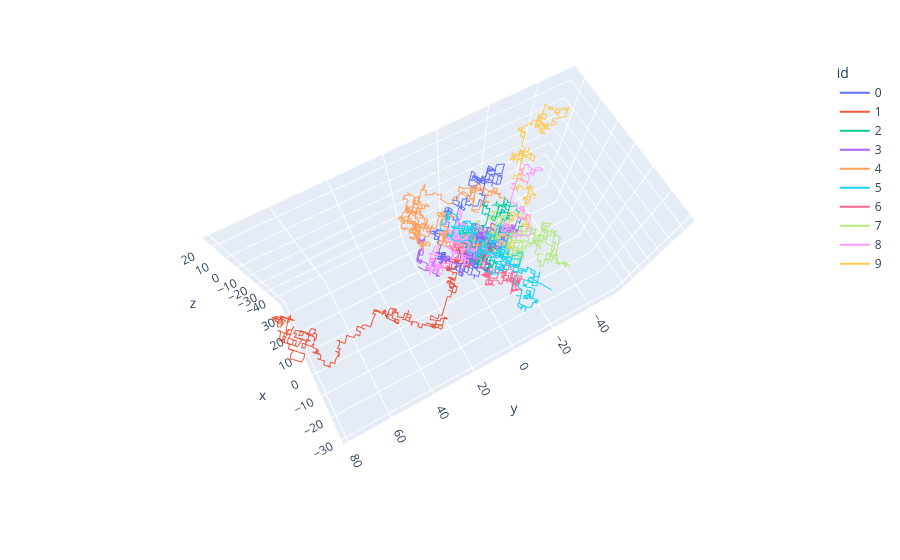

Notebook cell for this chart:
### Code cell
import plotly.express as px

tmp = data.loc[data.id.isin(range(10)), :]

fig = px.line_3d(tmp, x="x", y="y", z="z", color="id")
fig.show()

### Figure 1 — Plotly figure (JSON) as saved in the notebook; plotly's stock layout.template omitted (floating-point values rounded to 4 significant figures; data arrays with more than 128 entries replaced by an {"elided": "..."} marker saying what was removed)
{"data": [{"hovertemplate": "id=0<br>x=%{x}<br>y=%{y}<br>z=%{z}<extra></extra>", "legendgroup": "0", "line": {"color": "#636efa", "dash": "solid"}, "marker": {"symbol": "circle"}, "mode": "lines", "name": "0", "scene": "scene", "showlegend": true, "type": "scatter3d", "x": {"elided": "500 int values"}, "y": {"elided": "500 int values"}, "z": {"elided": "500 int values"}}, {"hovertemplate": "id=1<br>x=%{x}<br>y=%{y}<br>z=%{z}<extra></extra>", "legendgroup": "1", "line": {"color": "#EF553B", "dash": "solid"}, "marker": {"symbol": "circle"}, "mode": "lines", "name": "1", "scene": "scene", "showlegend": true, "type": "scatter3d", "x": {"elided": "500 int values"}, "y": {"elided": "500 int values"}, "z": {"elided": "500 int values"}}, {"hovertemplate": "id=2<br>x=%{x}<br>y=%{y}<br>z=%{z}<extra></extra>", "legendgroup": "2", "line": {"color": "#00cc96", "dash": "solid"}, "marker": {"symbol": "circle"}, "mode": "lines", "name": "2", "scene": "scene", "showlegend": true, "type": "scatter3d", "x": {"elided": "500 int values"}, "y": {"elided": "500 int values"}, "z": {"elided": "500 int values"}}, {"hovertemplate": "id=3<br>x=%{x}<br>y=%{y}<br>z=%{z}<extra></extra>", "legendgroup": "3", "line": {"color": "#ab63fa", "dash": "solid"}, "marker": {"symbol": "circle"}, "mode": "lines", "name": "3", "scene": "scene", "showlegend": true, "type": "scatter3d", "x": {"elided": "500 int values"}, "y": {"elided": "500 int values"}, "z": {"elided": "500 int values"}}, {"hovertemplate": "id=4<br>x=%{x}<br>y=%{y}<br>z=%{z}<extra></extra>", "legendgroup": "4", "line": {"color": "#FFA15A", "dash": "solid"}, "marker": {"symbol": "circle"}, "mode": "lines", "name": "4", "scene": "scene", "showlegend": true, "type": "scatter3d", "x": {"elided": "500 int values"}, "y": {"elided": "500 int values"}, "z": {"elided": "500 int values"}}, {"hovertemplate": "id=5<br>x=%{x}<br>y=%{y}<br>z=%{z}<extra></extra>", "legendgroup": "5", "line": {"color": "#19d3f3", "dash": "solid"}, "marker": {"symbol": "circle"}, "mode": "lines", "name": "5", "scene": "scene", "showlegend": true, "type": "scatter3d", "x": {"elided": "500 int values"}, "y": {"elided": "500 int values"}, "z": {"elided": "500 int values"}}, {"hovertemplate": "id=6<br>x=%{x}<br>y=%{y}<br>z=%{z}<extra></extra>", "legendgroup": "6", "line": {"color": "#FF6692", "dash": "solid"}, "marker": {"symbol": "circle"}, "mode": "lines", "name": "6", "scene": "scene", "showlegend": true, "type": "scatter3d", "x": {"elided": "500 int values"}, "y": {"elided": "500 int values"}, "z": {"elided": "500 int values"}}, {"hovertemplate": "id=7<br>x=%{x}<br>y=%{y}<br>z=%{z}<extra></extra>", "legendgroup": "7", "line": {"color": "#B6E880", "dash": "solid"}, "marker": {"symbol": "circle"}, "mode": "lines", "name": "7", "scene": "scene", "showlegend": true, "type": "scatter3d", "x": {"elided": "500 int values"}, "y": {"elided": "500 int values"}, "z": {"elided": "500 int values"}}, {"hovertemplate": "id=8<br>x=%{x}<br>y=%{y}<br>z=%{z}<extra></extra>", "legendgroup": "8", "line": {"color": "#FF97FF", "dash": "solid"}, "marker": {"symbol": "circle"}, "mode": "lines", "name": "8", "scene": "scene", "showlegend": true, "type": "scatter3d", "x": {"elided": "500 int values"}, "y": {"elided": "500 int values"}, "z": {"elided": "500 int values"}}, {"hovertemplate": "id=9<br>x=%{x}<br>y=%{y}<br>z=%{z}<extra></extra>", "legendgroup": "9", "line": {"color": "#FECB52", "dash": "solid"}, "marker": {"symbol": "circle"}, "mode": "lines", "name": "9", "scene": "scene", "showlegend": true, "type": "scatter3d", "x": {"elided": "500 int values"}, "y": {"elided": "500 int values"}, "z": {"elided": "500 int values"}}], "layout": {"autosize": true, "legend": {"title": {"text": "id"}, "tracegroupgap": 0}, "margin": {"t": 60}, "scene": {"aspectmode": "auto", "aspectratio": {"x": 0.7612, "y": 1.534, "z": 0.8563}, "camera": {"center": {"x": 0, "y": 0, "z": 0}, "eye": {"x": -0.6294, "y": 0.3429, "z": 2.043}, "projection": {"type": "perspective"}, "up": {"x": 0, "y": 0, "z": 1}}, "domain": {"x": [0, 1], "y": [0, 1]}, "xaxis": {"title": {"text": "x"}, "type": "linear"}, "yaxis": {"title": {"text": "y"}, "type": "linear"}, "zaxis": {"title": {"text": "z"}, "type": "linear"}}}}
